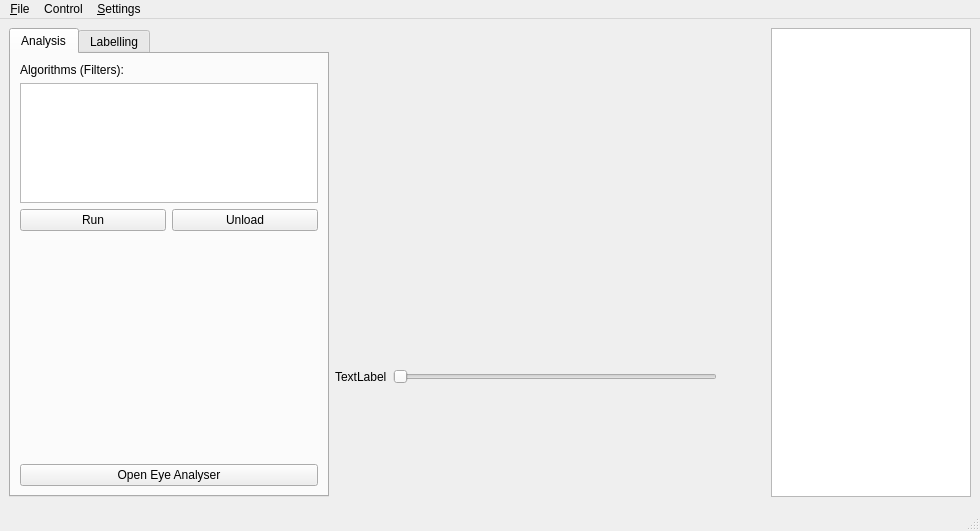
<?xml version="1.0" encoding="UTF-8"?>
<ui version="4.0">
 <class>mainWindow</class>
 <widget class="QMainWindow" name="mainWindow">
  <property name="windowModality">
   <enum>Qt::NonModal</enum>
  </property>
  <property name="geometry">
   <rect>
    <x>0</x>
    <y>0</y>
    <width>980</width>
    <height>531</height>
   </rect>
  </property>
  <property name="windowTitle">
   <string>Eye Studio</string>
  </property>
  <property name="statusTip">
   <string/>
  </property>
  <property name="documentMode">
   <bool>false</bool>
  </property>
  <widget class="QWidget" name="centralwidget">
   <layout class="QHBoxLayout" name="horizontalLayout">
    <property name="bottomMargin">
     <number>12</number>
    </property>
    <item>
     <widget class="QFrame" name="frame">
      <property name="sizePolicy">
       <sizepolicy hsizetype="Preferred" vsizetype="Preferred">
        <horstretch>0</horstretch>
        <verstretch>0</verstretch>
       </sizepolicy>
      </property>
      <property name="maximumSize">
       <size>
        <width>320</width>
        <height>16777215</height>
       </size>
      </property>
      <property name="frameShape">
       <enum>QFrame::NoFrame</enum>
      </property>
      <property name="frameShadow">
       <enum>QFrame::Raised</enum>
      </property>
      <layout class="QVBoxLayout" name="verticalLayout">
       <property name="margin">
        <number>0</number>
       </property>
       <item>
        <widget class="QTabWidget" name="tabMenu">
         <property name="currentIndex">
          <number>0</number>
         </property>
         <widget class="QWidget" name="tab">
          <attribute name="title">
           <string>Analysis</string>
          </attribute>
          <layout class="QVBoxLayout" name="verticalLayout_4">
           <item>
            <widget class="QLabel" name="label">
             <property name="text">
              <string>Algorithms (Filters):</string>
             </property>
            </widget>
           </item>
           <item>
            <widget class="QListWidget" name="filterList">
             <property name="maximumSize">
              <size>
               <width>16777215</width>
               <height>120</height>
              </size>
             </property>
            </widget>
           </item>
           <item>
            <layout class="QHBoxLayout" name="horizontalLayout_2">
             <item>
              <widget class="QPushButton" name="loadButton">
               <property name="text">
                <string>Run</string>
               </property>
              </widget>
             </item>
             <item>
              <widget class="QPushButton" name="unloadButton">
               <property name="text">
                <string>Unload</string>
               </property>
              </widget>
             </item>
            </layout>
           </item>
           <item>
            <layout class="QVBoxLayout" name="groupBoxLayout"/>
           </item>
           <item>
            <spacer name="verticalSpacer">
             <property name="orientation">
              <enum>Qt::Vertical</enum>
             </property>
             <property name="sizeHint" stdset="0">
              <size>
               <width>20</width>
               <height>40</height>
              </size>
             </property>
            </spacer>
           </item>
           <item>
            <widget class="QPushButton" name="pushOpenAnalyser">
             <property name="text">
              <string>Open Eye Analyser</string>
             </property>
            </widget>
           </item>
          </layout>
         </widget>
         <widget class="QWidget" name="tab_2">
          <attribute name="title">
           <string>Labelling</string>
          </attribute>
          <layout class="QVBoxLayout" name="verticalLayout_5">
           <item>
            <widget class="QLabel" name="label_2">
             <property name="text">
              <string>Press Ctrl+D to start a selection, then use the arrow keys to make a selection.</string>
             </property>
             <property name="wordWrap">
              <bool>true</bool>
             </property>
            </widget>
           </item>
           <item>
            <layout class="QGridLayout" name="gridLayout">
             <item row="0" column="1">
              <widget class="QPushButton" name="setSelection">
               <property name="text">
                <string>Set selection</string>
               </property>
              </widget>
             </item>
             <item row="0" column="0">
              <widget class="QComboBox" name="labelList"/>
             </item>
            </layout>
           </item>
           <item>
            <widget class="QCheckBox" name="checkBoxZoom">
             <property name="text">
              <string>Centre data and zoom in</string>
             </property>
            </widget>
           </item>
           <item>
            <spacer name="verticalSpacer_2">
             <property name="orientation">
              <enum>Qt::Vertical</enum>
             </property>
             <property name="sizeHint" stdset="0">
              <size>
               <width>20</width>
               <height>40</height>
              </size>
             </property>
            </spacer>
           </item>
           <item>
            <widget class="QPushButton" name="importAnalysedDialog">
             <property name="text">
              <string>Copy from analysed data...</string>
             </property>
            </widget>
           </item>
          </layout>
         </widget>
        </widget>
       </item>
      </layout>
     </widget>
    </item>
    <item>
     <layout class="QVBoxLayout" name="verticalLayout_2">
      <property name="spacing">
       <number>2</number>
      </property>
      <property name="sizeConstraint">
       <enum>QLayout::SetDefaultConstraint</enum>
      </property>
      <item>
       <layout class="QGridLayout" name="canvasLayout">
        <property name="verticalSpacing">
         <number>-1</number>
        </property>
       </layout>
      </item>
      <item>
       <widget class="QFrame" name="labellingCanvasFrame">
        <property name="minimumSize">
         <size>
          <width>0</width>
          <height>130</height>
         </size>
        </property>
        <property name="maximumSize">
         <size>
          <width>16777215</width>
          <height>130</height>
         </size>
        </property>
        <property name="frameShape">
         <enum>QFrame::NoFrame</enum>
        </property>
        <property name="frameShadow">
         <enum>QFrame::Plain</enum>
        </property>
        <property name="lineWidth">
         <number>0</number>
        </property>
        <layout class="QHBoxLayout" name="horizontalLayout_4">
         <property name="margin">
          <number>0</number>
         </property>
         <item>
          <layout class="QGridLayout" name="labellingCanvasLayout"/>
         </item>
        </layout>
       </widget>
      </item>
      <item>
       <widget class="QFrame" name="timeBarFrame">
        <property name="sizePolicy">
         <sizepolicy hsizetype="Preferred" vsizetype="Preferred">
          <horstretch>0</horstretch>
          <verstretch>0</verstretch>
         </sizepolicy>
        </property>
        <property name="maximumSize">
         <size>
          <width>16777215</width>
          <height>45</height>
         </size>
        </property>
        <property name="frameShape">
         <enum>QFrame::NoFrame</enum>
        </property>
        <property name="frameShadow">
         <enum>QFrame::Plain</enum>
        </property>
        <property name="lineWidth">
         <number>0</number>
        </property>
        <layout class="QHBoxLayout" name="horizontalLayout_3">
         <property name="spacing">
          <number>-1</number>
         </property>
         <property name="margin">
          <number>0</number>
         </property>
         <item>
          <widget class="QLabel" name="timeLabel">
           <property name="text">
            <string>TextLabel</string>
           </property>
          </widget>
         </item>
         <item>
          <widget class="QSlider" name="timeBar">
           <property name="orientation">
            <enum>Qt::Horizontal</enum>
           </property>
          </widget>
         </item>
         <item>
          <widget class="QPushButton" name="playButton">
           <property name="sizePolicy">
            <sizepolicy hsizetype="Fixed" vsizetype="Fixed">
             <horstretch>0</horstretch>
             <verstretch>0</verstretch>
            </sizepolicy>
           </property>
           <property name="minimumSize">
            <size>
             <width>42</width>
             <height>42</height>
            </size>
           </property>
           <property name="maximumSize">
            <size>
             <width>42</width>
             <height>42</height>
            </size>
           </property>
           <property name="autoFillBackground">
            <bool>false</bool>
           </property>
           <property name="text">
            <string/>
           </property>
           <property name="default">
            <bool>false</bool>
           </property>
           <property name="flat">
            <bool>true</bool>
           </property>
          </widget>
         </item>
        </layout>
       </widget>
      </item>
     </layout>
    </item>
    <item>
     <widget class="QFrame" name="errorConsoleFrame">
      <property name="maximumSize">
       <size>
        <width>200</width>
        <height>16777215</height>
       </size>
      </property>
      <property name="frameShape">
       <enum>QFrame::NoFrame</enum>
      </property>
      <property name="frameShadow">
       <enum>QFrame::Raised</enum>
      </property>
      <layout class="QVBoxLayout" name="verticalLayout_3">
       <property name="margin">
        <number>0</number>
       </property>
       <item>
        <widget class="QTextEdit" name="errorConsole">
         <property name="enabled">
          <bool>true</bool>
         </property>
         <property name="font">
          <font>
           <pointsize>10</pointsize>
          </font>
         </property>
        </widget>
       </item>
      </layout>
     </widget>
    </item>
   </layout>
  </widget>
  <widget class="QMenuBar" name="menubar">
   <property name="geometry">
    <rect>
     <x>0</x>
     <y>0</y>
     <width>980</width>
     <height>22</height>
    </rect>
   </property>
   <widget class="QMenu" name="menu_File">
    <property name="title">
     <string>&amp;File</string>
    </property>
    <addaction name="action_open"/>
    <addaction name="separator"/>
    <addaction name="action_save"/>
    <addaction name="action_saveAs"/>
    <addaction name="separator"/>
    <addaction name="action_importTSV"/>
    <addaction name="action_importStimulus"/>
   </widget>
   <widget class="QMenu" name="menu_Settings">
    <property name="title">
     <string>&amp;Settings</string>
    </property>
    <addaction name="action_showHideErrorConsole"/>
    <addaction name="action_showHideOrdinals"/>
    <addaction name="action_showHideTimeline"/>
   </widget>
   <widget class="QMenu" name="menuControl">
    <property name="title">
     <string>Control</string>
    </property>
    <addaction name="action_step1minus"/>
    <addaction name="action_step1plus"/>
    <addaction name="action_step5minus"/>
    <addaction name="action_step5plus"/>
    <addaction name="separator"/>
    <addaction name="action_startSelection"/>
    <addaction name="action_deselect"/>
   </widget>
   <addaction name="menu_File"/>
   <addaction name="menuControl"/>
   <addaction name="menu_Settings"/>
  </widget>
  <widget class="QStatusBar" name="statusbar"/>
  <action name="action_open">
   <property name="text">
    <string>&amp;Open...</string>
   </property>
   <property name="statusTip">
    <string>Open NPZ data file.</string>
   </property>
   <property name="shortcut">
    <string>Ctrl+O</string>
   </property>
  </action>
  <action name="action_save">
   <property name="text">
    <string>&amp;Save</string>
   </property>
   <property name="shortcut">
    <string>Ctrl+S</string>
   </property>
  </action>
  <action name="action_importTSV">
   <property name="text">
    <string>&amp;Import TSV file...</string>
   </property>
   <property name="shortcut">
    <string>Ctrl+I</string>
   </property>
  </action>
  <action name="action_showHideErrorConsole">
   <property name="text">
    <string>Show/hide &amp;Error Console</string>
   </property>
   <property name="shortcut">
    <string>Ctrl+E</string>
   </property>
  </action>
  <action name="action_step1minus">
   <property name="text">
    <string>Step backwards</string>
   </property>
   <property name="shortcut">
    <string>Left</string>
   </property>
   <property name="visible">
    <bool>true</bool>
   </property>
   <property name="priority">
    <enum>QAction::NormalPriority</enum>
   </property>
  </action>
  <action name="action_step1plus">
   <property name="text">
    <string>Step forwards</string>
   </property>
   <property name="shortcut">
    <string>Right</string>
   </property>
  </action>
  <action name="action_step5minus">
   <property name="text">
    <string>Step 5 backwards</string>
   </property>
  </action>
  <action name="action_step5plus">
   <property name="text">
    <string>Step 5 forwards</string>
   </property>
  </action>
  <action name="action_startSelection">
   <property name="text">
    <string>Start selection</string>
   </property>
   <property name="shortcut">
    <string>Ctrl+D</string>
   </property>
  </action>
  <action name="action_deselect">
   <property name="text">
    <string>Deselect</string>
   </property>
   <property name="shortcut">
    <string>Esc</string>
   </property>
  </action>
  <action name="action_saveAs">
   <property name="text">
    <string>Save As...</string>
   </property>
   <property name="shortcut">
    <string>Ctrl+Shift+S</string>
   </property>
  </action>
  <action name="action_importStimulus">
   <property name="text">
    <string>Import Stimulus file...</string>
   </property>
  </action>
  <action name="action_showHideOrdinals">
   <property name="text">
    <string>Show/hide Label Ordinals</string>
   </property>
   <property name="shortcut">
    <string>Ctrl+L</string>
   </property>
  </action>
  <action name="action_showHideTimeline">
   <property name="text">
    <string>Show/hide Timeline</string>
   </property>
   <property name="shortcut">
    <string>Ctrl+T</string>
   </property>
  </action>
 </widget>
 <resources/>
 <connections/>
</ui>
